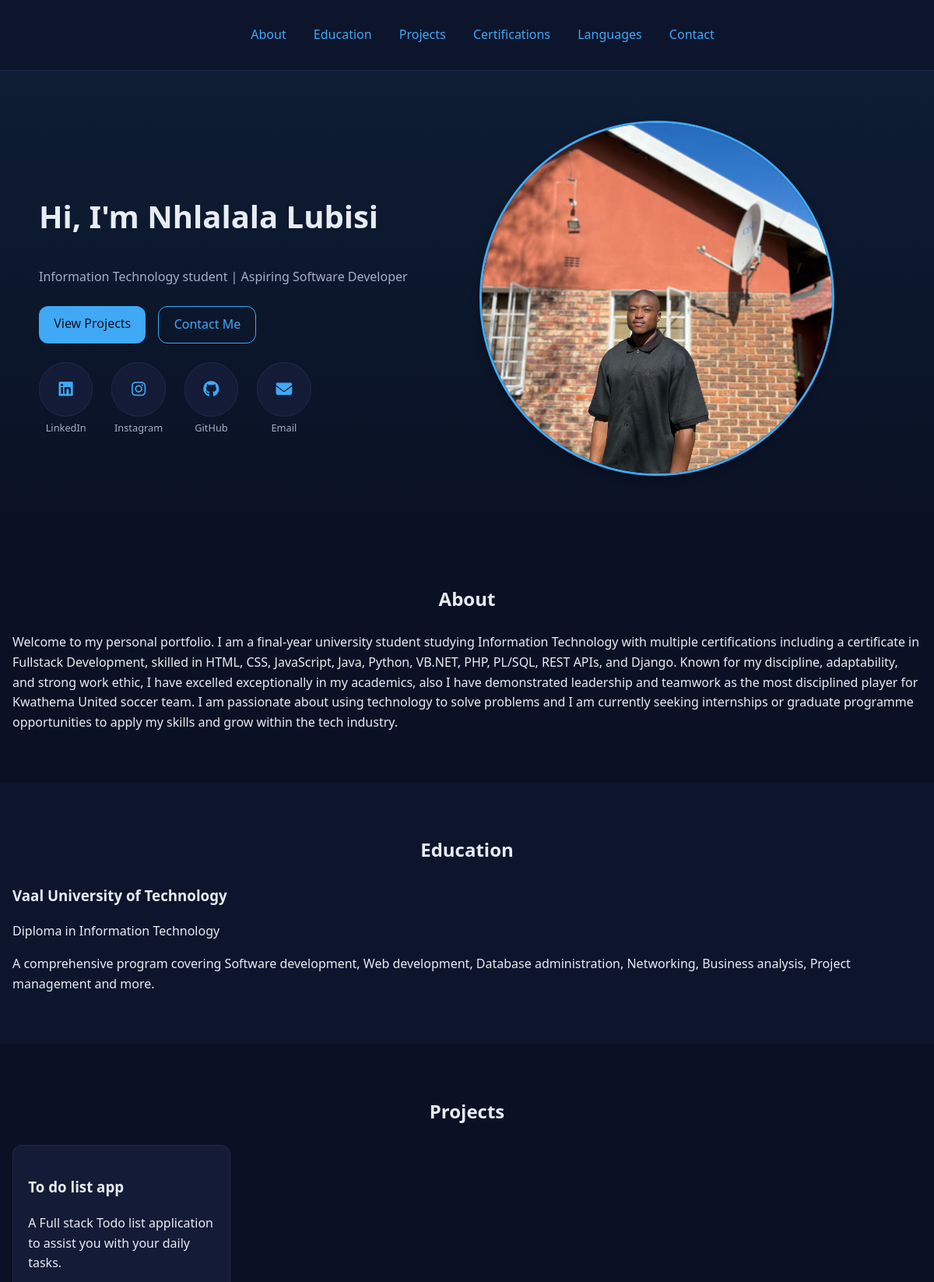
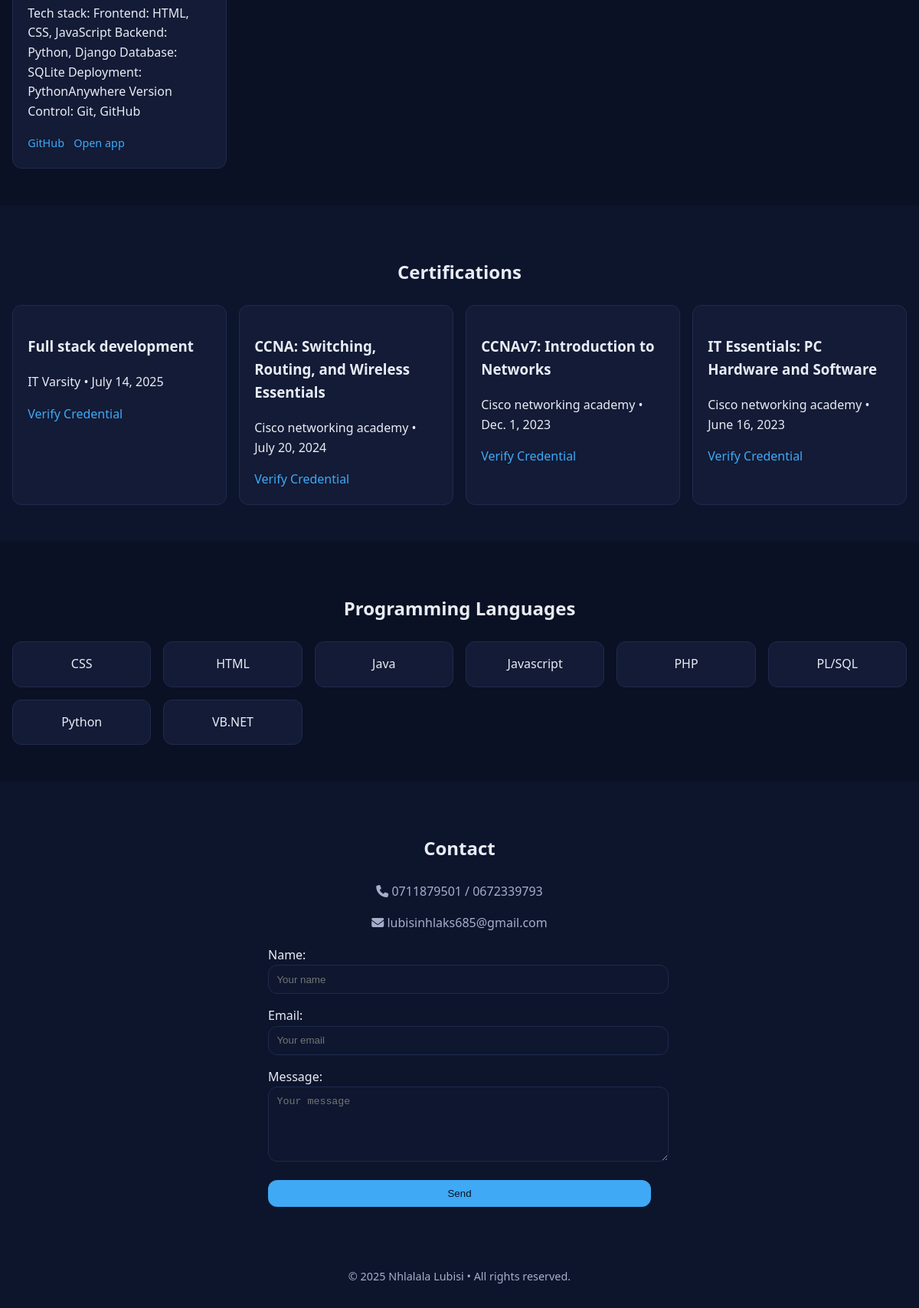
The page / on the database its author committed (2 pictures, top to bottom).
### portfolio/models.py (models this page shows, shortened)
class Project(models.Model):
    title = models.CharField(max_length=120)
    description = models.TextField(blank=True)
    tech_stack = models.CharField(max_length=200, help_text='Comma-separated technologies')
    github_url = models.URLField(blank=True)
    live_url = models.URLField(blank=True)
    image = models.ImageField(upload_to='project_images/', blank=True, null=True)

class Certification(models.Model):
    name = models.CharField(max_length=200)
    issuer = models.CharField(max_length=120)
    date_earned = models.DateField()
    credential_url = models.URLField(blank=True)

class ProgrammingLanguage(models.Model):
    LEVEL_CHOICES = [
        ('beginner', 'Beginner'),
        ('intermediate', 'Intermediate'),
        ('advanced', 'Advanced'),
        ('expert', 'Expert'),
    ]
    name = models.CharField(max_length=60, unique=True)
    level = models.CharField(max_length=20, choices=LEVEL_CHOICES, default='beginner')

### portfolio/views.py (the view, shortened to what this page needs)
# urls.py: path('', views.home, name='home'),
def home(request):
    projects = Project.objects.all().order_by('-id')[:6]
    certs = Certification.objects.all().order_by('-date_earned')[:6]
    langs = ProgrammingLanguage.objects.all().order_by('name')
    form = ContactForm()
    context = {
        'projects': projects,
        'certs': certs,
        'langs': langs,
        'form': form,
    }
    return render(request, 'portfolio/index.html', context)

### portfolio/forms.py
class ContactForm(forms.Form):
    name = forms.CharField(max_length=120, widget=forms.TextInput(attrs={
        'placeholder': 'Your name'
    }))
    email = forms.EmailField(widget=forms.EmailInput(attrs={
        'placeholder': 'Your email'
    }))
    message = forms.CharField(widget=forms.Textarea(attrs={
        'rows': 5, 'placeholder': 'Your message'
    }))

### portfolio/templates/portfolio/index.html (shortened to what this page needs)
{% load static %}
<!DOCTYPE html>
<html lang="en">
<head>
  <link rel="stylesheet" href="{% static 'css/style.css' %}">
  <link rel="stylesheet" href="https://cdnjs.cloudflare.com/ajax/libs/font-awesome/6.4.0/css/all.min.css">
</head>
<body>
  <header class="site-header">
    <nav class="nav center-nav">
      <ul class="nav-links">
        <li><a href="#about">About</a></li>
        <li><a href="#education">Education</a></li>
        <li><a href="#projects">Projects</a></li>
        <li><a href="#certs">Certifications</a></li>
        <li><a href="#languages">Languages</a></li>
        <li><a href="#contact">Contact</a></li>
      </ul>
    </nav>
  </header>
  <main>
    <section class="hero">
      <div class="container hero-grid">
        <div class="hero-text">
          <h1>Hi, I'm <span class="accent">Nhlalala Lubisi</span></h1>
          <p class="subtitle">Information Technology student | Aspiring Software Developer</p>
          <div class="cta-group">
            <a class="btn" href="#projects">View Projects</a>
            <a class="btn outline" href="#contact">Contact Me</a>
          </div>
          <div class="social-links">
            <div class="social-item">
              <a href="https://www.linkedin.com/in/nhlalala-lubisi-70b347294" target="_blank">
                <i class="fab fa-linkedin"></i>
              </a>
              <span>LinkedIn</span>
            </div>
            <div class="social-item">
              <a href="https://instagram.com/nhlakzin_" target="_blank">
                <i class="fab fa-instagram"></i>
              </a>
              <span>Instagram</span>
            </div>
            <div class="social-item">
              <a href="https://github.com/Nhlalala-Lubisi" target="_blank">
                <i class="fab fa-github"></i>
              </a>
              <span>GitHub</span>
            </div>
            <div class="social-item">
              <a href="mailto:lubisinhlaks685@gmail.com">
                <i class="fas fa-envelope"></i>
              </a>
              <span>Email</span>
            </div>
          </div>
        </div>
        <div class="hero-image">
          <img src="{% static 'images/profile.jpg' %}" alt="Nhlalala Lubisi">
        </div>
      </div>
    </section>
    <section id="about" class="section">
      <div class="container">
        <h2>About</h2>
        <p>Welcome to my personal portfolio. I am a final-year university student studying Information Technology with multiple certifications including a certificate in Fullstack Development, skilled in HTML, CSS, JavaScript, Java, Python, VB.NET, PHP, PL/SQL, REST APIs, and Django. Known for my discipline, adaptability, and strong work ethic, I have excelled exceptionally in my academics, also I have demonstrated leadership and teamwork as the most disciplined player for Kwathema United soccer team. I am passionate about using technology to solve problems and I am currently seeking internships or graduate programme opportunities to apply my skills and grow within the tech industry.</p>
      </div>
    </section>
    <section id="education" class="section alt">
      <div class="container">
        <h2>Education</h2>
        <div class="education-item">
          <h3>Vaal University of Technology</h3>
          <p class="muted">Diploma in Information Technology</p>
          <p>A comprehensive program covering Software development, Web development, Database administration, Networking, Business analysis, Project management and more.</p>
        </div>
      </div>
    </section>
    <section id="projects" class="section">
      <div class="container">
        <h2>Projects</h2>
        <div class="grid cards">
          {% for p in projects %}
          <article class="card">
            <div class="card-body">
              <h3>{{ p.title }}</h3>
              <p>{{ p.description|default:'No description provided.' }}</p>
              <p class="muted">Tech stack: {{ p.tech_stack }}</p>
            </div>
            <div class="card-actions">
              {% if p.github_url %}<a href="{{ p.github_url }}" target="_blank">GitHub</a>{% endif %}
              {% if p.live_url %}<a href="{{ p.live_url }}" target="_blank">Open app</a>{% endif %}
            </div>
          </article>
          {% empty %}
          <p>No projects yet — add some in the admin!</p>
          {% endfor %}
        </div>
      </div>
    </section>
    <section id="certs" class="section alt">
      <div class="container">
        <h2>Certifications</h2>
        <div class="grid cards">
          {% for c in certs %}
          <article class="card">
            <div class="card-body">
              <h3>{{ c.name }}</h3>
              <p class="muted">{{ c.issuer }} • {{ c.date_earned }}</p>
              {% if c.credential_url %}
              <a href="{{ c.credential_url }}" target="_blank">Verify Credential</a>
              {% endif %}
            </div>
          </article>
          {% empty %}
          <p>No certifications yet — add some in the admin!</p>
          {% endfor %}
        </div>
      </div>
    </section>
    <section id="languages" class="section">
      <div class="container">
        <h2>Programming Languages</h2>
        <div class="grid lang-grid">
          {% for l in langs %}
          <div class="lang">
            <span class="lang-name">{{ l.name }}</span>
          </div>
          {% empty %}
          <p>No languages yet — add some in the admin!</p>
          {% endfor %}
        </div>
      </div>
    </section>
    <section id="contact" class="section alt">
      <div class="container">
        <h2>Contact</h2>
        <div class="contact-info">
          <p><i class="fas fa-phone"></i> 0711879501 / 0672339793</p>
          <p><i class="fas fa-envelope"></i> lubisinhlaks685@gmail.com</p>
        </div>
        <form method="post" class="contact-form">
          <div class="form-row">{{ form.name.label_tag }} {{ form.name }}</div>
          <div class="form-row">{{ form.email.label_tag }} {{ form.email }}</div>
          <div class="form-row">{{ form.message.label_tag }} {{ form.message }}</div>
          <button type="submit" class="btn">Send</button>
        </form>
      </div>
    </section>
  </main>
  <footer class="site-footer">
    <div class="container">
      <p>© {{ now|default:2025 }} Nhlalala Lubisi • All rights reserved.</p>
    </div>
  </footer>
</body>
</html>

### portfolio/static/css/style.css (style rules this page uses)
:root { --bg: #0a1124; --bg-alt: #0d152d; --text: #e8ecf4; --muted: #a6aec9; --accent: #3fa9f5; --accent-hover: #6cc6ff; --card: #131b36; --border: #1f2a4d; --radius: 0.75rem; --transition: 0.25s ease-in-out; }
body { margin: 0; background: var(--bg); color: var(--text); font-family: 'Segoe UI', Tahoma, Geneva, Verdana, sans-serif; line-height: 1.6; }
a { color: var(--accent); text-decoration: none; transition: color var(--transition); }
.site-header { background: var(--bg-alt); border-bottom: 1px solid var(--border); }
.nav { max-width: 1100px; margin: auto; padding: 1rem; display: flex; align-items: center; }
.center-nav { justify-content: center; }
.nav-links { display: flex; gap: 1rem; list-style: none; }
.nav-links a { padding: 0.4rem 0.6rem; border-radius: var(--radius); transition: background var(--transition); }
.hero { padding: 4rem 1rem; background: linear-gradient(180deg, rgba(63,169,245,0.08), transparent); }
.hero-grid { display: grid; gap: 2rem; max-width: 1100px; margin: auto; grid-template-columns: 1fr 1fr; align-items: center; }
.hero-text h1 { font-size: 2.5rem; }
.subtitle { color: var(--muted); }
.cta-group { margin-top: 1.5rem; display: flex; gap: 1rem; }
.hero-image img { width: 450px; height: 450px; object-fit: cover; border-radius: 50%; border: 3px solid var(--accent); box-shadow: 0 4px 12px rgba(0,0,0,0.3); }
.social-links { margin-top: 1.5rem; display: flex; gap: 1.5rem; flex-wrap: wrap; }
.social-item { display: flex; flex-direction: column; align-items: center; }
.social-item a { font-size: 1.3rem; background: var(--card); border: 1px solid var(--border); padding: 0.7rem; width: 45px; height: 45px; display: flex; align-items: center; justify-content: center; border-radius: 50%; transition: background var(--transition), transform var(--transition); }
.social-item span { font-size: 0.8rem; color: var(--muted); margin-top: 0.3rem; }
.btn { padding: 0.65rem 1.2rem; border-radius: var(--radius); border: none; cursor: pointer; font-weight: 500; background: var(--accent); color: var(--bg); transition: background var(--transition), transform var(--transition); }
.btn.outline { background: transparent; border: 1px solid var(--accent); color: var(--accent); }
.section { padding: 3rem 1rem; }
.section.alt { background: var(--bg-alt); }
h2 { text-align: center; margin-bottom: 1.5rem; }
.grid { display: grid; gap: 1rem; }
.cards { grid-template-columns: repeat(auto-fill, minmax(260px, 1fr)); }
.card { background: var(--card); border: 1px solid var(--border); padding: 1.2rem; border-radius: var(--radius); transition: transform var(--transition), box-shadow var(--transition); }
.card-actions a { margin-right: 0.5rem; font-size: 0.9rem; }
.lang-grid { grid-template-columns: repeat(auto-fit, minmax(180px, 1fr)); }
.lang { background: var(--card); border-radius: var(--radius); padding: 1rem; text-align: center; border: 1px solid var(--border); }
.contact-info { text-align: center; margin-bottom: 1rem; color: var(--muted); }
.contact-form { display: grid; gap: 1rem; max-width: 500px; margin: auto; }
input, textarea { width: 100%; padding: 0.65rem; border-radius: var(--radius); border: 1px solid var(--border); background: #0e172f; color: var(--text); }
.site-footer { padding: 1rem; text-align: center; background: var(--bg-alt); font-size: 0.9rem; color: var(--muted); }

### rows shown on the page
Project: title "To do list app", description "A Full stack Todo list application to assist you with your daily tasks.", tech_stack "Frontend: HTML, CSS, JavaScript Backend: Python, Django Database: SQLite Deployment: PythonAnywhere Version Control: Git, GitHub"
Certification: name "Full stack development", issuer "IT Varsity", date_earned "July 14, 2025"
Certification: name "CCNA: Switching, Routing, and Wireless Essentials", issuer "Cisco networking academy", date_earned "July 20, 2024"
Certification: name "CCNAv7: Introduction to Networks", issuer "Cisco networking academy", date_earned "Dec. 1, 2023"
Certification: name "IT Essentials: PC Hardware and Software", issuer "Cisco networking academy", date_earned "June 16, 2023"
ProgrammingLanguage: name "CSS"
ProgrammingLanguage: name "HTML"
ProgrammingLanguage: name "Java"
ProgrammingLanguage: name "Javascript"
ProgrammingLanguage: name "PHP"
ProgrammingLanguage: name "PL/SQL"
ProgrammingLanguage: name "Python"
ProgrammingLanguage: name "VB.NET"

### other values the page prints
{{ now|default:2025 }} "2025"
